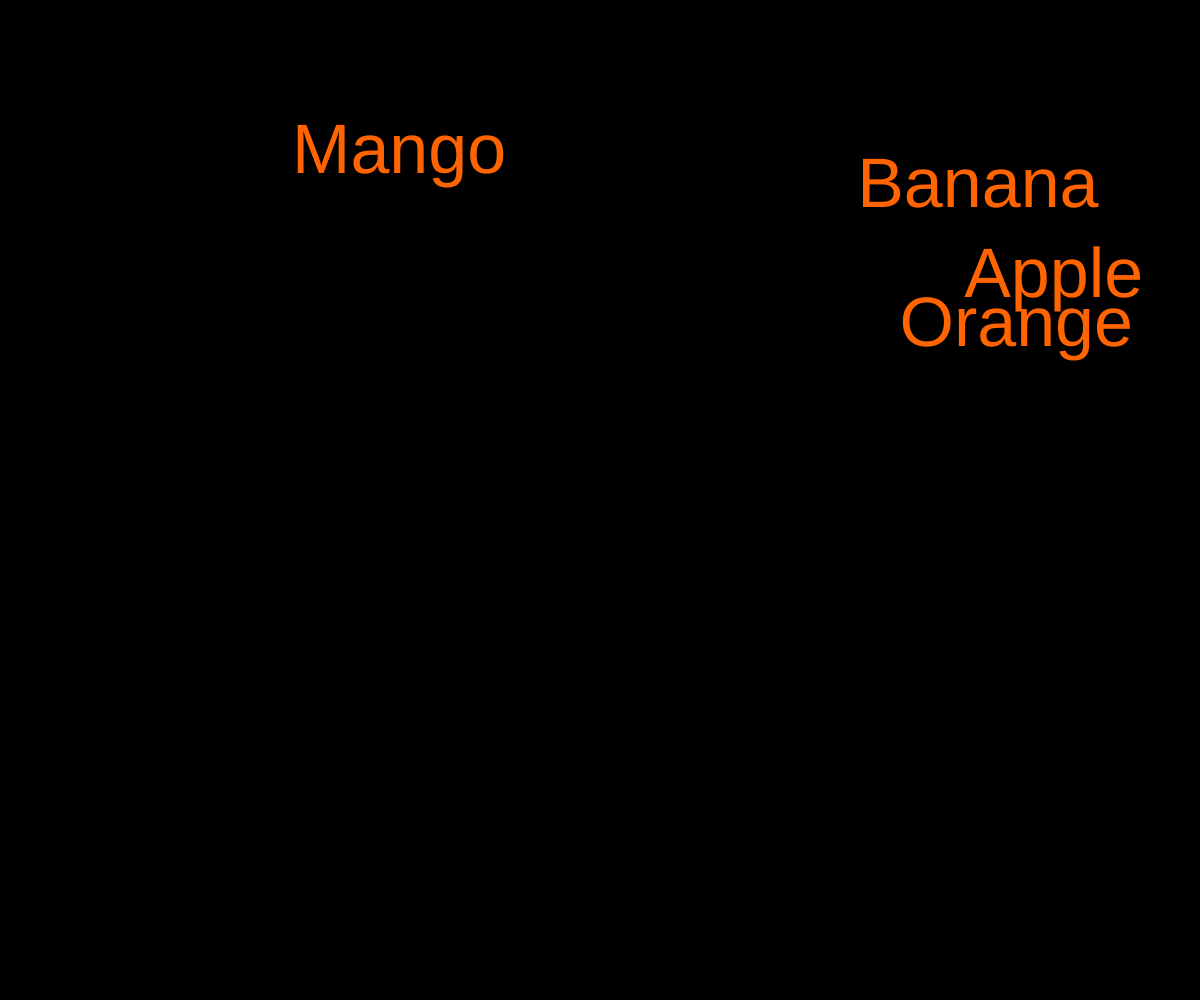
Frame 1 (no input)
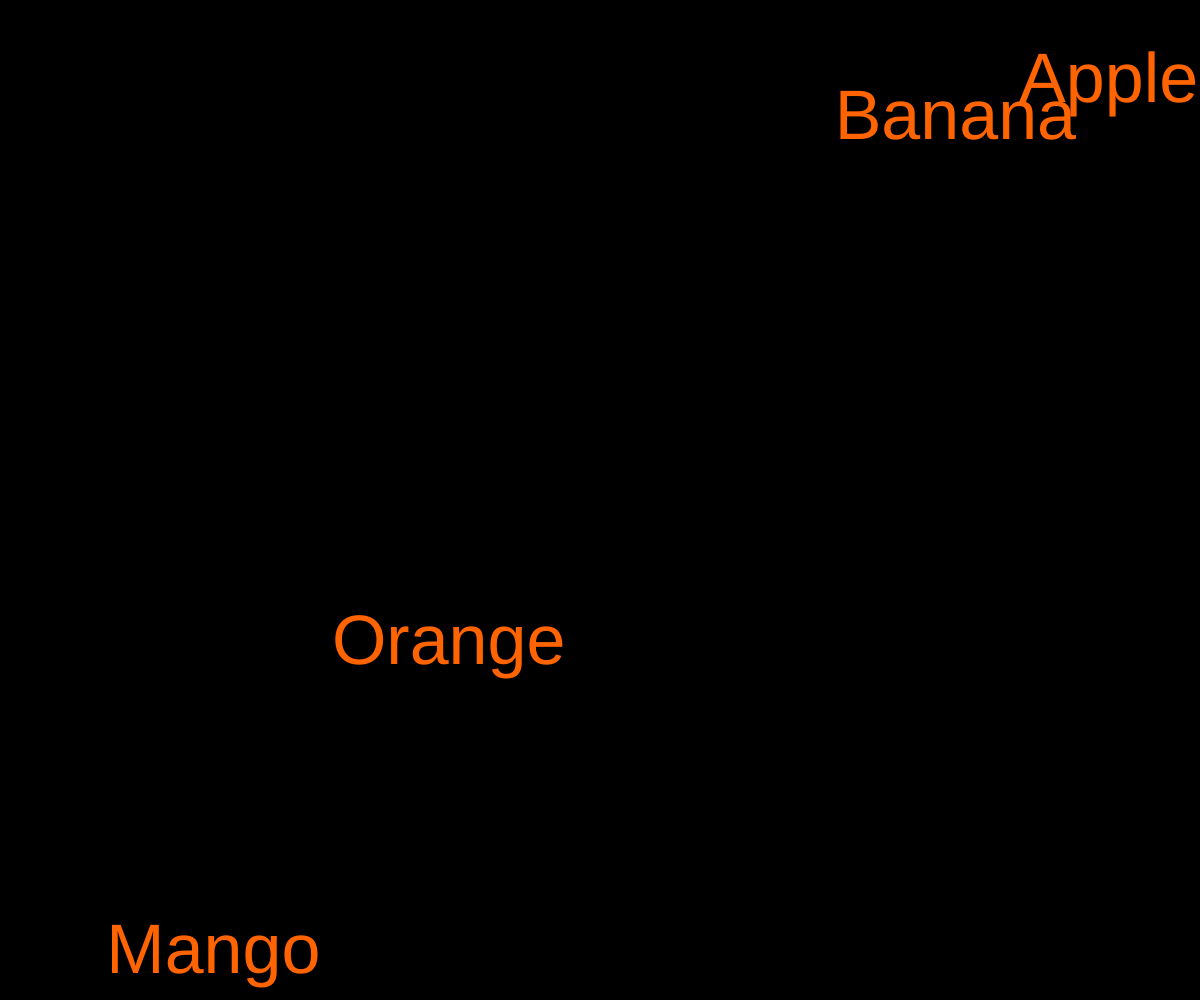
Frame 60 (no input)
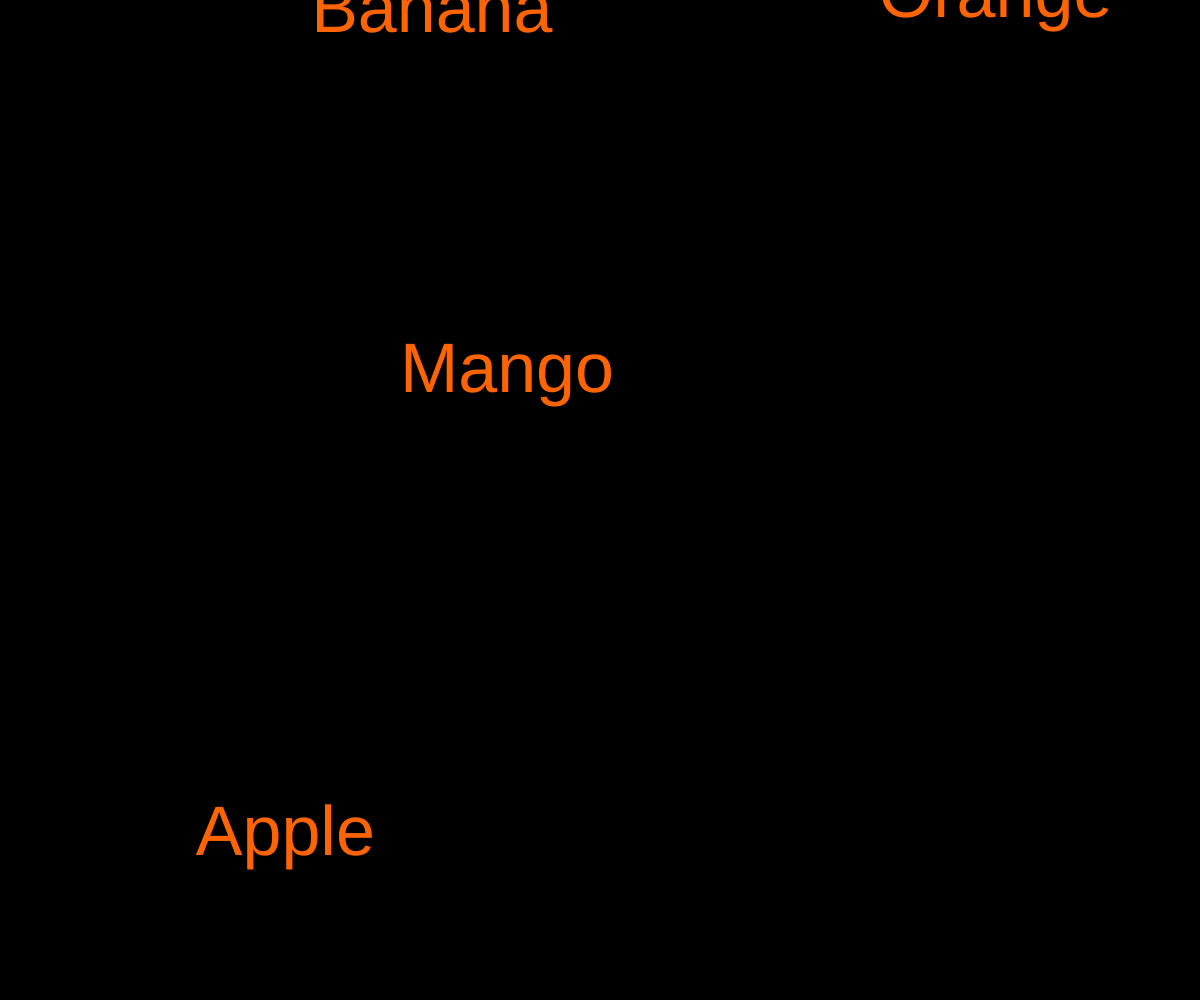
Frame 120 (the mouse pressed at the canvas centre since frame 60)

The p5.js sketch that drew these frames (run headless with seeded random() and noise() and a simulated clock; from frame 60 on, the mouse is pressed at the canvas centre):

// p5.js sketch
// ── sketch.js
var cars = ["Banana", "Orange", "Apple", "Mango"];
function setup() {
  createCanvas(windowWidth, windowHeight);
  background(0);
}

function draw() {
  background(0);
  fill(255,100,0);
  textSize(70);
  for (i = 0; i < cars.length; i++) {
    text(cars[i], random(0,windowWidth),random(0,windowHeight));
  }
}
